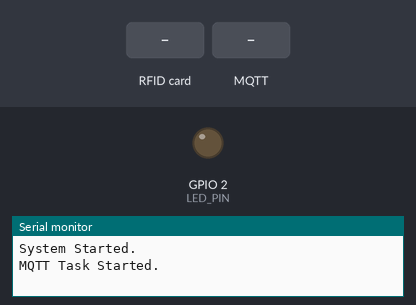
This sketch was run on a simulated ESP32. On the bench: output pins drawn as LEDs (lit = HIGH), the last lines printed to the serial monitor. The test bench sets the inputs (shaded band). WiFi joins after 1.5 s; servers stay silent unless stated; no MQTT or app messages arrive unless stated.

Above: at 1.2 s.
1.3 s: RFID card 5C B8 3B 05 held to the reader
At 2.2 s:
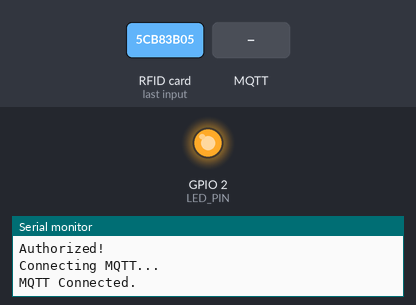
5.8 s: MQTT message "esp32/ota" arrives on the first subscribed topic
8.6 s: RFID card 5E 7A 19 C4 held to the reader
10.1 s: MQTT message "ON" arrives on the first subscribed topic
13.6 s: MQTT message "1" arrives on the first subscribed topic
Timing chart, 0 to 16.6 s (numbered marks = the images above; inputs shaded):
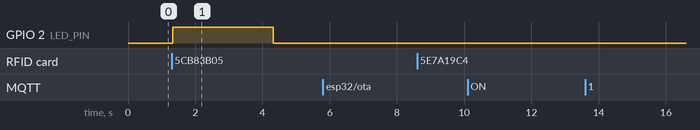

Measured:
- after the input at 1.3 s, GPIO 2 (LED_PIN): LOW → HIGH at once, → LOW 3.0 s later

The sketch:

ESP32-FreeRTOS-HttpOTA.ino
```cpp
#include <WiFi.h>
#include <PubSubClient.h>
#include <HTTPClient.h>
#include <HTTPUpdate.h>
#include <SPI.h>
#include <MFRC522.h>

#define SS_PIN 5
#define RST_PIN 22
#define LED_PIN 2

const char* ssid = "*****";
const char* password = "*****";
const char* mqtt_server = "*****";
const char* firmwareURL = "http://****:8000/firmware.bin";

WiFiClient espClient;
PubSubClient client(espClient);

MFRC522 rfid(SS_PIN, RST_PIN);

byte allowedUID[4] = {0x5C, 0xB8, 0x3B, 0x05};

bool ipPrinted = false;

TaskHandle_t mqttTaskHandle = NULL;
TaskHandle_t otaTaskHandle = NULL;

unsigned long lastWiFiAttempt = 0;

SemaphoreHandle_t serialMutex;


void safePrint(const String& msg) {
  if (serialMutex != NULL) {
    xSemaphoreTake(serialMutex, portMAX_DELAY);
    Serial.println(msg);
    xSemaphoreGive(serialMutex);
  }
  else {
    Serial.println(msg);
  }
}

void OTATask(void* pvParameters) {
  safePrint("OTA Task Started.");

  WiFiClient otaClient;

  t_httpUpdate_return result = httpUpdate.update(otaClient, firmwareURL);

  switch (result) {

    case HTTP_UPDATE_FAILED:
      safePrint(
          "Update Failed: " +
          String(httpUpdate.getLastErrorString()));
      break;

    case HTTP_UPDATE_NO_UPDATES:
      safePrint("No Updates Available.");
      break;

    case HTTP_UPDATE_OK:
      safePrint("Update Successful.");
      break;
  }

  otaTaskHandle = NULL;

  vTaskDelete(NULL);
}

void callback(char* topic, byte* payload, unsigned int length) {
  String message;

  for (int i = 0; i < length; i++) {
    message += (char)payload[i];
  }

  String topicName = String(topic);

  safePrint("Topic: " + topicName + " | Message: " + message);

  if (topicName == "esp32/ota") {
    if (message == "ON") {
      if (otaTaskHandle == NULL) {
        safePrint("Creating OTA Task...");

        xTaskCreatePinnedToCore(OTATask, "OTA", 16384, NULL, 5, &otaTaskHandle, 0);
      }
      else {
        safePrint("OTA Task already exists.");
      }
    }
  }
}

void MQTTTask(void *pvParameters) {

  safePrint("MQTT Task Started.");

  client.setServer(mqtt_server, 1883);
  client.setCallback(callback);

  bool mqttConnected = false;

  while (true) {

    if (WiFi.status() != WL_CONNECTED) {

      if (mqttConnected) {
        client.disconnect();
        mqttConnected = false;
        safePrint("Wi-Fi lost. MQTT disconnected.");
      }

      vTaskDelay(pdMS_TO_TICKS(1000));
      continue;
    }

    if (!mqttConnected) {

      safePrint("Connecting MQTT...");

      if (client.connect("ESP32")) {

        mqttConnected = true;

        safePrint("MQTT Connected.");

        client.subscribe("esp32/ota");

      } else {

        safePrint(
          "MQTT Connect Failed. State: " +
          String(client.state())
        );

        vTaskDelay(pdMS_TO_TICKS(1000));
        continue;
      }
    }

    client.loop();

    client.publish(
      "esp32/heartbeat",
      "Alive"
    );

    vTaskDelay(pdMS_TO_TICKS(5000));
  }
}


void WiFiFunction() {

  if (WiFi.status() != WL_CONNECTED) {

    if (millis() - lastWiFiAttempt >= 5000) {

      safePrint("Connecting Wi-Fi...");

      WiFi.begin(ssid, password);

      lastWiFiAttempt = millis();

      ipPrinted = false;
    }
  }
  else {

    if (!ipPrinted) {

      safePrint("Wi-Fi Connected.");
      safePrint(
          "ESP32 IP: " +
          WiFi.localIP().toString()
      );

      ipPrinted = true;
    }
  }
}

void LEDFunction() {
  digitalWrite(LED_PIN, HIGH);
  delay(3000);
  digitalWrite(LED_PIN, LOW);
}

void RFIDFunction() {
  if (!rfid.PICC_IsNewCardPresent()) {
    return;
  }

  if (!rfid.PICC_ReadCardSerial()) {
    return;
  }

  bool match = true;

  for (int i = 0; i < 4; i++) {
    if (rfid.uid.uidByte[i] != allowedUID[i]) {
      match = false;
    }
  }

  if (match) {
    safePrint("Authorized!");

    LEDFunction();
  } else {
    safePrint("Access Denied");
  }

  rfid.PICC_HaltA();
}

void setup() {

  Serial.begin(115200);

  pinMode(LED_PIN, OUTPUT);
  digitalWrite(LED_PIN, LOW);

  SPI.begin();
  rfid.PCD_Init();

  serialMutex = xSemaphoreCreateMutex();

  if (serialMutex == NULL) {
    while (true) {
    }
  }

  WiFi.mode(WIFI_STA);
  WiFi.begin(ssid, password);

  xTaskCreatePinnedToCore(MQTTTask, "MQTT", 8192, NULL, 2, &mqttTaskHandle, 1);

  safePrint("System Started.");
}

void loop() {
  WiFiFunction();
  RFIDFunction();

  delay(10);
}
```
